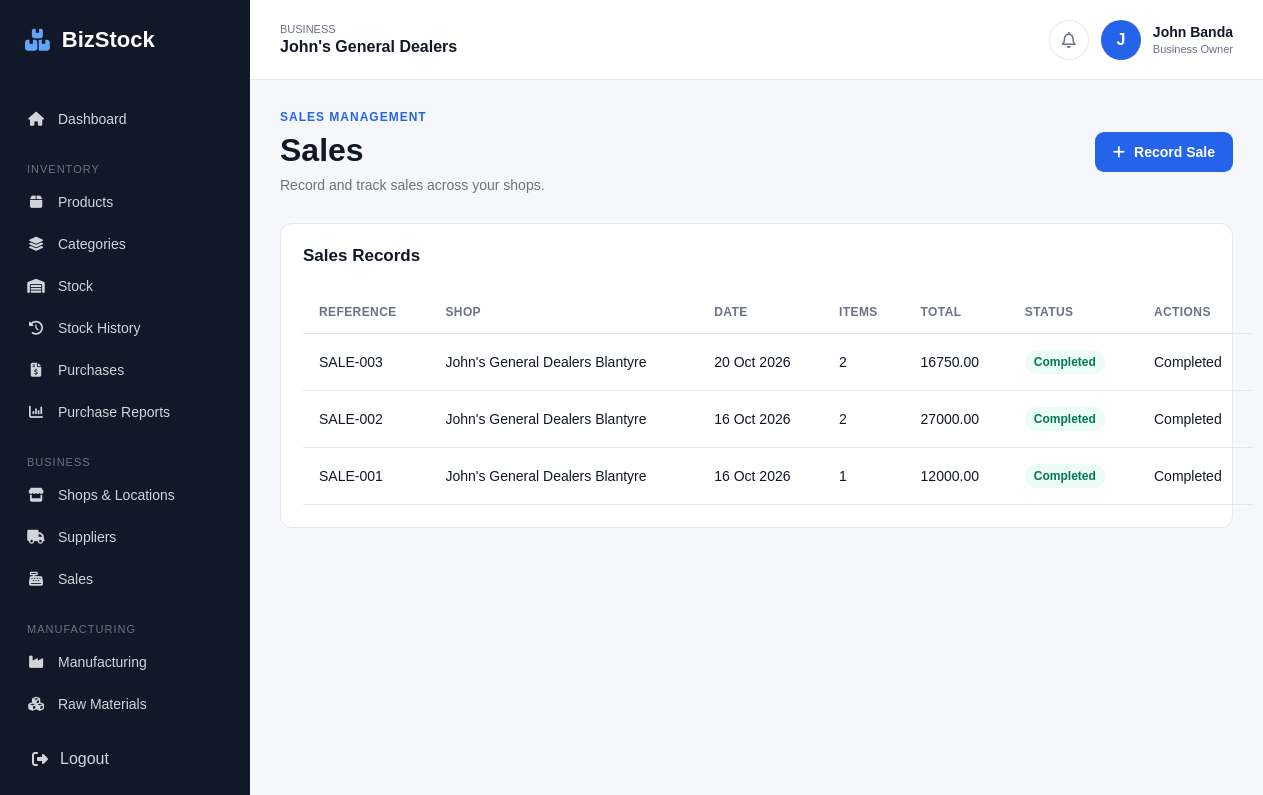
Page /inventory/sales/ (signed in) on the earlier database version.
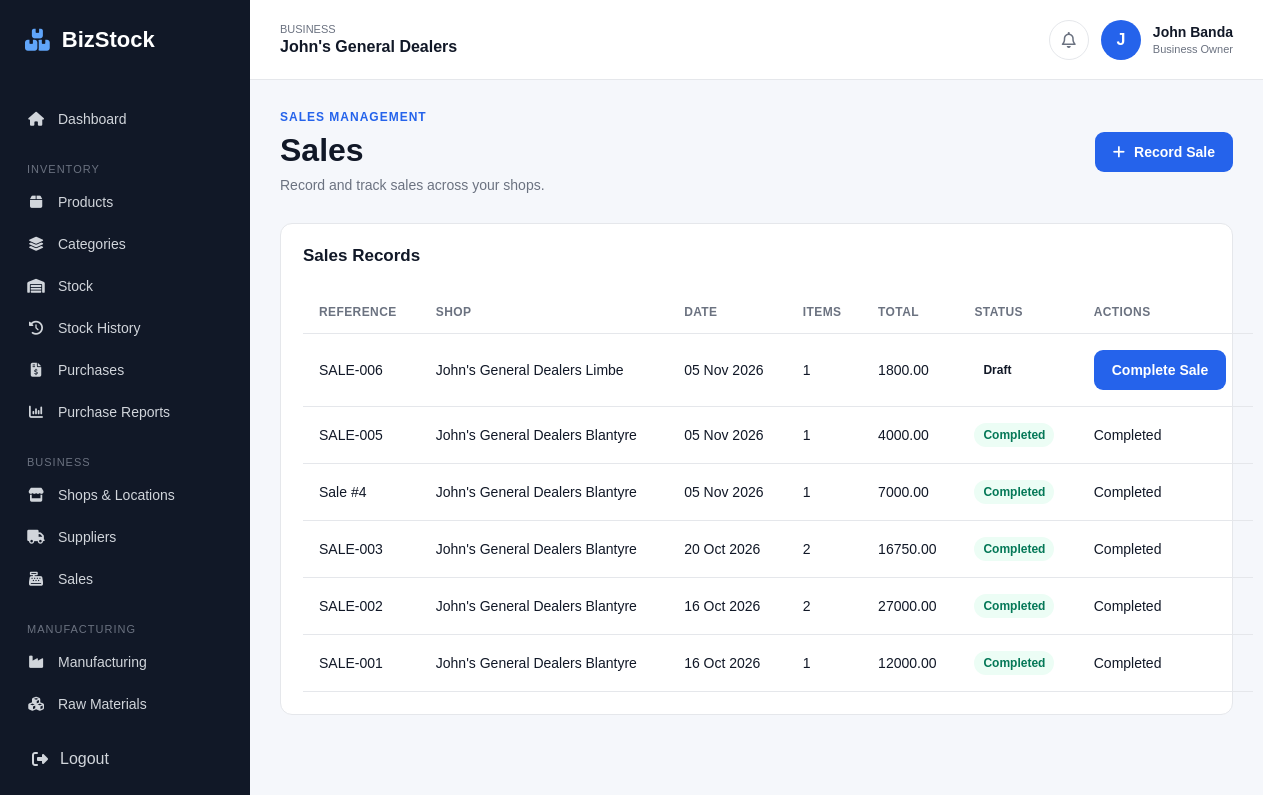
Same page on the later database version.
### accounts/models.py (models this page shows, shortened)
class UserProfile(models.Model):
    user = models.OneToOneField(
        User,
        on_delete=models.CASCADE
    )
    business = models.ForeignKey(
        Business,
        on_delete=models.CASCADE,
        related_name='users'
    )

### businesses/models.py (models this page shows, shortened)
class Business(models.Model):
    BUSINESS_TYPES = [
        ('retail', 'Retail'),
        ('manufacturing', 'Manufacturing'),
        ('both', 'Retail & Manufacturing'),
    ]
    CURRENCY_CHOICES = [
    ('MWK', 'Malawian Kwacha (MWK)'),
    ('USD', 'US Dollar (USD)'),
    ('GBP', 'British Pound (GBP)'),
    ('ZAR', 'South African Rand (ZAR)'),
    ('EUR', 'Euro (EUR)'),
    ('KES', 'Kenyan Shilling (KES)'),
    ('TZS', 'Tanzanian Shilling (TZS)'),
    ('ZMW', 'Zambian Kwacha (ZMW)'),
    ]
    name = models.CharField(max_length=200)
    business_type = models.CharField(
        max_length=20,
        choices=BUSINESS_TYPES
    )
    email = models.EmailField(blank=True)
    phone = models.CharField(max_length=30, blank=True)
    address = models.TextField(blank=True)
    logo = models.ImageField(upload_to='business_logos/', blank=True, null=True)
    currency = models.CharField(max_length=3, choices=CURRENCY_CHOICES, default='MWK')
    created_at = models.DateTimeField(auto_now_add=True)

### inventory/models.py (models this page shows, shortened)
class Sale(models.Model):
    STATUS_CHOICES = [
        ('draft', 'Draft'),
        ('completed', 'Completed'),
        ('cancelled', 'Cancelled'),
    ]
    business = models.ForeignKey(
        'businesses.Business',
        on_delete=models.CASCADE,
        related_name='sales',
    )
    location = models.ForeignKey(
        'shops.Location',
        on_delete=models.PROTECT,
        related_name='sales',
    )
    reference = models.CharField(
        max_length=100,
        blank=True,
    )
    status = models.CharField(
        max_length=20,
        choices=STATUS_CHOICES,
        default='draft',
    )
    notes = models.TextField(blank=True)
    created_by = models.ForeignKey(
        settings.AUTH_USER_MODEL,
        on_delete=models.SET_NULL,
        null=True,
        blank=True,
        related_name='bizstock_sales',
    )
    created_at = models.DateTimeField(auto_now_add=True)
    completed_at = models.DateTimeField(
        null=True,
        blank=True,
    )
    class Meta:
        ordering = ['-created_at']
    @property
    def total_amount(self):
        return sum(
            (item.line_total for item in self.items.all()),
            start=Decimal('0.00'),
        )

class SaleItem(models.Model):
    sale = models.ForeignKey(
        Sale,
        on_delete=models.CASCADE,
        related_name='items',
    )
    product = models.ForeignKey(
        'inventory.Product',
        on_delete=models.PROTECT,
        related_name='sale_items',
    )
    quantity = models.DecimalField(
        max_digits=12,
        decimal_places=2,
        validators=[MinValueValidator(Decimal('0.01'))],
    )
    unit_price = models.DecimalField(
        max_digits=12,
        decimal_places=2,
        validators=[MinValueValidator(Decimal('0.00'))],
    )
    unit_cost = models.DecimalField(
        max_digits=12,
        decimal_places=2,
        validators=[MinValueValidator(Decimal('0.00'))],
        default=Decimal('0.00'),
    )
    @property
    def line_total(self):
        return self.quantity * self.unit_price

### shops/models.py (models this page shows, shortened)
class Location(models.Model):
    LOCATION_TYPES = [
        ('factory', 'Factory'),
        ('shop', 'Shop'),
    ]
    business = models.ForeignKey(
        Business,
        on_delete=models.CASCADE,
        related_name='locations'
    )
    name = models.CharField(
        max_length=150
    )
    location_type = models.CharField(
        max_length=20,
        choices=LOCATION_TYPES
    )
    address = models.TextField(
        blank=True
    )
    phone = models.CharField(
        max_length=30,
        blank=True
    )
    is_active = models.BooleanField(
        default=True
    )
    created_at = models.DateTimeField(
        auto_now_add=True
    )
    class Meta:
        ordering = ['name']

### inventory/views.py (the view)
# urls.py: path('sales/', views.sale_list, name='sale_list'),
@login_required
def sale_list(request):
    business = request.user.userprofile.business
    sales = (
        Sale.objects
        .filter(business=business)
        .select_related('location', 'created_by')
        .prefetch_related('items__product')
        .order_by('-created_at')
    )
    return render(
        request,
        'inventory/sale_list.html',
        {'sales': sales},
    )

### templates/inventory/sale_list.html (shortened to what this page needs)
{% extends 'base.html' %}
{% block content %}
<div class="page-header">
    <div>
        <p class="page-label">SALES MANAGEMENT</p>
        <h1>Sales</h1>
        <p class="page-description">
            Record and track sales across your shops.
        </p>
    </div>
    <a href="{% url 'sale_create' %}" class="primary-button">
        <i class="fa-solid fa-plus"></i>
        Record Sale
    </a>
</div>
<div class="dashboard-panel">
    <div class="panel-header">
        <h2>Sales Records</h2>
    </div>
    <div class="table-responsive">
        <table class="data-table">
            <thead>
                <tr>
                    <th>Reference</th>
                    <th>Shop</th>
                    <th>Date</th>
                    <th>Items</th>
                    <th>Total</th>
                    <th>Status</th>
                    <th>Actions</th>
                </tr>
            </thead>
            <tbody>
                {% for sale in sales %}
                    <tr>
                        <td>
                            <a href="{% url 'sale_detail' sale.pk %}">
                                {{ sale.reference|default:"Sale #" }}{% if not sale.reference %}{{ sale.pk }}{% endif %}
                            </a>
                        </td>
                        <td>{{ sale.location.name }}</td>
                        <td>{{ sale.created_at|date:"d M Y" }}</td>
                        <td>{{ sale.items.count }}</td>
                        <td>{{ sale.total_amount|floatformat:2 }}</td>
                        <td>
                            <span class="status-badge {% if sale.status == 'completed' %}active{% elif sale.status == 'cancelled' %}inactive{% endif %}">
                                {{ sale.get_status_display }}
                            </span>
                        </td>
                        <td>
                            {% if sale.status == 'draft' %}
                                <form method="post" action="{% url 'sale_complete' sale.pk %}" onsubmit="return confirm('Complete this sale and deduct stock?');">
                                    <button type="submit" class="primary-button">
                                        Complete Sale
                                    </button>
                                </form>
                            {% elif sale.status == 'completed' %}
                                <span>Completed</span>
                            {% else %}
                                <span>Cancelled</span>
                            {% endif %}
                        </td>
                    </tr>
                {% empty %}
                    <tr>
                        <td colspan="6">
                            No sales recorded yet.
                        </td>
                    </tr>
                {% endfor %}
            </tbody>
        </table>
    </div>
</div>
{% endblock %}

### templates/base.html (shortened to what this page needs)
{% load static %}
<!DOCTYPE html>
<html lang="en">
<head>
    <link
        rel="stylesheet"
        href="{% static 'css/style.css' %}"
    >
    <link
        rel="stylesheet"
        href="https://cdnjs.cloudflare.com/ajax/libs/font-awesome/6.5.2/css/all.min.css"
    >
</head>
<body>
    <div class="app">
        <aside class="sidebar" id="sidebar">
            <div class="logo">
                <i class="fa-solid fa-boxes-stacked"></i>
                <span>BizStock</span>
            </div>
            <nav class="sidebar-nav">
                <a href="{% url 'dashboard' %}" class="nav-link">
                    <i class="fa-solid fa-house"></i>
                    <span>Dashboard</span>
                </a>
                <div class="nav-section">
                    <p>Inventory</p>
                    <a href="{% url 'product_list' %}" class="nav-link">
                        <i class="fa-solid fa-box"></i>
                        <span>Products</span>
                    </a>
                    <a href="{% url 'category_list' %}" class="nav-link">
                        <i class="fa-solid fa-layer-group"></i>
                        <span>Categories</span>
                    </a>
                    <a href="{% url 'stock_list' %}" class="nav-link">
                        <i class="fa-solid fa-warehouse"></i>
                        <span>Stock</span>
                    </a>
                    <a href="{% url 'movement_list' %}" class="nav-link">
                        <i class="fa-solid fa-clock-rotate-left"></i>
                        <span>Stock History</span>
                    </a>
                    <a href="{% url 'purchase_list' %}" class="nav-link">
                        <i class="fa-solid fa-file-invoice-dollar"></i>
                        <span>Purchases</span>
                    </a>
                    <a href="{% url 'purchase_reports' %}" class="nav-link">
                        <i class="fa-solid fa-chart-column"></i>
                        <span>Purchase Reports</span>
                    </a>
                </div>
                <div class="nav-section">
                    <p>Business</p>
                    <a href="{% url 'location_list' %}" class="nav-link">
                        <i class="fa-solid fa-store"></i>
                        <span>Shops & Locations</span>
                    </a>
                    <a href="{% url 'supplier_list' %}" class="nav-link">
                        <i class="fa-solid fa-truck"></i>
                        <span>Suppliers</span>
                    </a>
                    <a href="{% url 'sale_list' %}" class="nav-link">
                        <i class="fa-solid fa-cash-register"></i>
                        <span>Sales</span>
                    </a>
                </div>
                <div class="nav-section">
                    <p>Manufacturing</p>
                    <a href="#" class="nav-link">
                        <i class="fa-solid fa-industry"></i>
                        <span>Manufacturing</span>
                    </a>
                    <a href="#" class="nav-link">
                        <i class="fa-solid fa-cubes"></i>
                        <span>Raw Materials</span>
                    </a>
                </div>
            </nav>
            <div class="sidebar-bottom">
                <a href="{% url 'logout' %}" class="logout-link">
                    <i class="fa-solid fa-right-from-bracket"></i>
                    <span>Logout</span>
                </a>
            </div>
        </aside>
        <main class="main-content">
            <header class="topbar">
                <div class="topbar-business">
                    <span class="business-label">
                        Business
                    </span>
                    <strong>
                        {{ request.user.userprofile.business.name }}
                    </strong>
                </div>
                <div class="topbar-user">
                    <div class="notification">
                        <i class="fa-regular fa-bell"></i>
                    </div>
                    <div class="user-avatar">
                        {{ request.user.first_name|first|upper }}
                    </div>
                    <div class="user-info">
                        <strong>
                            {{ request.user.first_name }}
                            {{ request.user.last_name }}
                        </strong>
                        <span>
                            Business Owner
                        </span>
                    </div>
                </div>
            </header>
            <section class="page-content">
                {% block content %}
                {% endblock %}
            </section>
        </main>
    </div>
</body>
</html>

### static/css/style.css (style rules this page uses)
* { margin: 0; padding: 0; box-sizing: border-box; }
:root { --primary: #2563eb; --primary-dark: #1d4ed8; --background: #f5f7fb; --sidebar: #111827; --white: #ffffff; --text: #111827; --muted: #6b7280; --border: #e5e7eb; --green: #10b981; --orange: #f59e0b; --purple: #8b5cf6; }
body { font-family: Arial, sans-serif; background: var(--background); color: var(--text); }
a { text-decoration: none; color: inherit; }
.app { min-height: 100vh; display: flex; }
.sidebar { width: 250px; background: var(--sidebar); color: white; position: fixed; left: 0; top: 0; bottom: 0; display: flex; flex-direction: column; z-index: 1000; }
.logo { height: 80px; display: flex; align-items: center; gap: 12px; padding: 0 25px; font-size: 22px; font-weight: 700; }
.logo i { color: #60a5fa; }
.sidebar-nav { padding: 20px 15px; flex: 1; overflow-y: auto; }
.nav-section { margin-top: 25px; }
.nav-section p { font-size: 11px; text-transform: uppercase; color: #6b7280; padding: 0 12px 8px; letter-spacing: 1px; }
.nav-link { display: flex; align-items: center; gap: 13px; padding: 11px 12px; margin-bottom: 4px; border-radius: 8px; color: #d1d5db; font-size: 14px; transition: 0.2s; }
.nav-link i { width: 18px; text-align: center; }
.sidebar-bottom { padding: 20px; }
.logout-link { display: flex; align-items: center; gap: 12px; color: #d1d5db; padding: 12px; }
.main-content { margin-left: 250px; width: calc(100% - 250px); min-height: 100vh; }
.topbar { height: 80px; background: white; border-bottom: 1px solid var(--border); display: flex; align-items: center; justify-content: space-between; padding: 0 30px; position: sticky; top: 0; z-index: 900; }
.topbar-business { display: flex; flex-direction: column; gap: 3px; }
.business-label { font-size: 11px; color: var(--muted); text-transform: uppercase; }
.topbar-user { display: flex; align-items: center; gap: 12px; }
.notification { width: 40px; height: 40px; border: 1px solid var(--border); border-radius: 50%; display: flex; align-items: center; justify-content: center; color: var(--muted); }
.user-avatar { width: 40px; height: 40px; background: var(--primary); color: white; border-radius: 50%; display: flex; align-items: center; justify-content: center; font-weight: bold; }
.user-info { display: flex; flex-direction: column; gap: 3px; }
.user-info strong { font-size: 14px; }
.user-info span { font-size: 11px; color: var(--muted); }
.page-content { padding: 30px; }
.page-label { font-size: 12px; color: var(--primary); font-weight: 700; letter-spacing: 1px; margin-bottom: 8px; }
.page-description { color: var(--muted); font-size: 14px; }
.dashboard-panel { background: white; border: 1px solid var(--border); border-radius: 12px; padding: 22px; margin-bottom: 20px; }
.panel-header { display: flex; align-items: center; justify-content: space-between; margin-bottom: 20px; }
.panel-header h2 { font-size: 17px; margin-bottom: 5px; }
.page-header { display: flex; align-items: center; justify-content: space-between; gap: 20px; margin-bottom: 30px; }
.page-header h1 { margin: 5px 0 8px; font-size: 32px; }
.primary-button { display: inline-flex; align-items: center; gap: 9px; padding: 12px 18px; background: var(--primary); color: white; text-decoration: none; border-radius: 9px; font-size: 14px; font-weight: 600; border: none; cursor: pointer; transition: 0.2s ease; }
.data-table { width: 100%; border-collapse: collapse; min-width: 950px; }
.data-table th { padding: 14px 16px; text-align: left; font-size: 12px; font-weight: 600; color: var(--muted); text-transform: uppercase; letter-spacing: 0.4px; border-bottom: 1px solid var(--border); }
.data-table td { padding: 16px; border-bottom: 1px solid var(--border); font-size: 14px; vertical-align: middle; }
.status-badge { display: inline-flex; align-items: center; padding: 5px 9px; border-radius: 20px; font-size: 12px; font-weight: 600; }
.status-badge.active { background: #ecfdf5; color: #047857; }

Differences in the rows shown:
added Sale: reference "SALE-006", location.name "John's General Dealers Limbe", created_at "05 Nov 2026", items.count "1", total_amount "1800.00", status "Draft", shows "Complete Sale"
added Sale: reference "SALE-005", location.name "John's General Dealers Blantyre", created_at "05 Nov 2026", items.count "1", total_amount "4000.00", status "Completed"
added Sale: reference "Sale #", pk "4", location.name "John's General Dealers Blantyre", created_at "05 Nov 2026", items.count "1", total_amount "7000.00", status "Completed"
